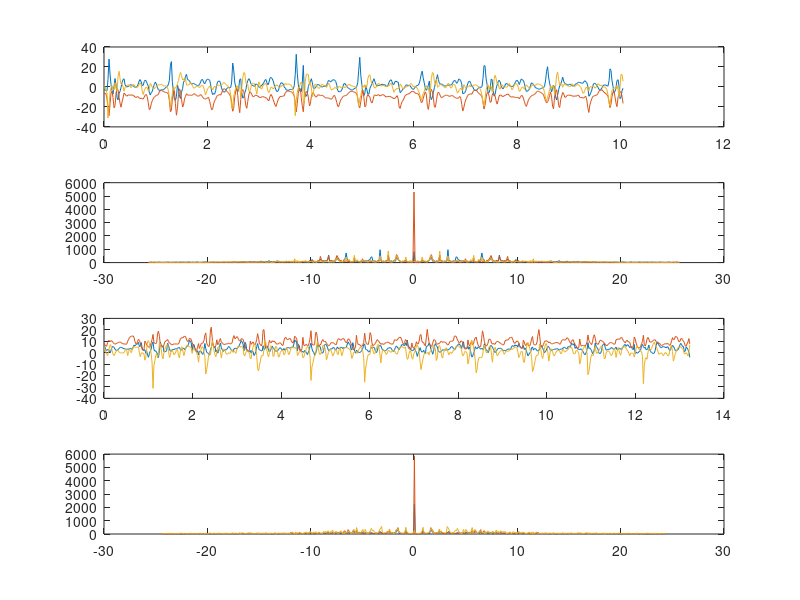

The MATLAB script that drew this image:
load HenryTest.mat
aH = aCorrect;
tH = tCorrect-tCorrect(1);
load LizTest.mat
aL = aCorrect;
tL = tCorrect-tCorrect(1);

clf
subplot(4,1,1);
plot(tH, aH);
subplot(4,1,3);
plot(tL, aL);

fS = 1/mean(diff(tH));
freqsH = linspace(-fS/2, fS/2, size(aH,1));
fS = 1/mean(diff(tL));
freqsL = linspace(-fS/2, fS/2, size(aL,1));

aHF = fftshift(fft(aH, size(aH,1), 1), 1);
aLF = fftshift(fft(aL, size(aL,1), 1), 1);
subplot(4,1,2);
plot(freqsH, abs(aHF));
subplot(4,1,4);
plot(freqsL, abs(aLF));